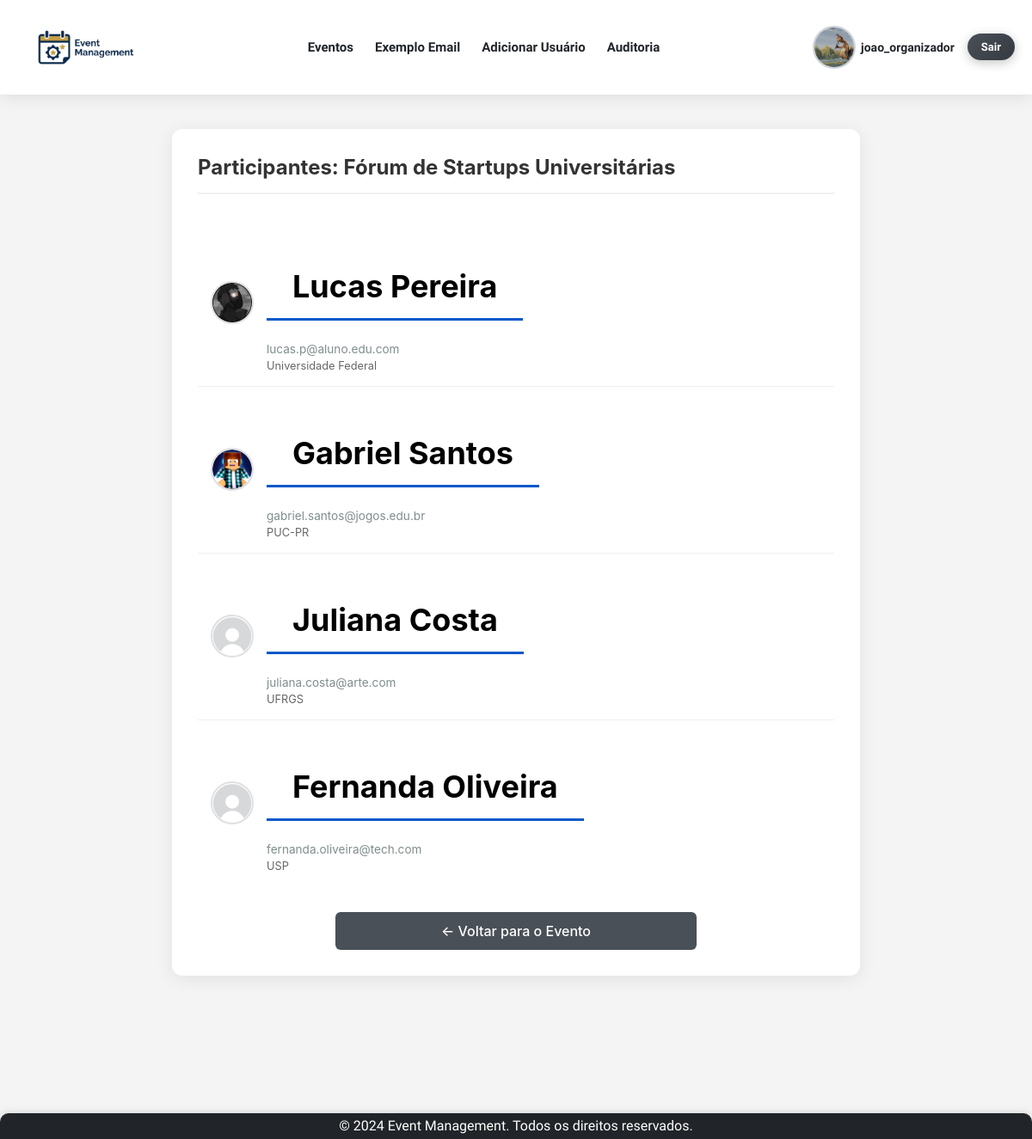
Before: /evento/13/participantes/ (signed in) with the older database file.
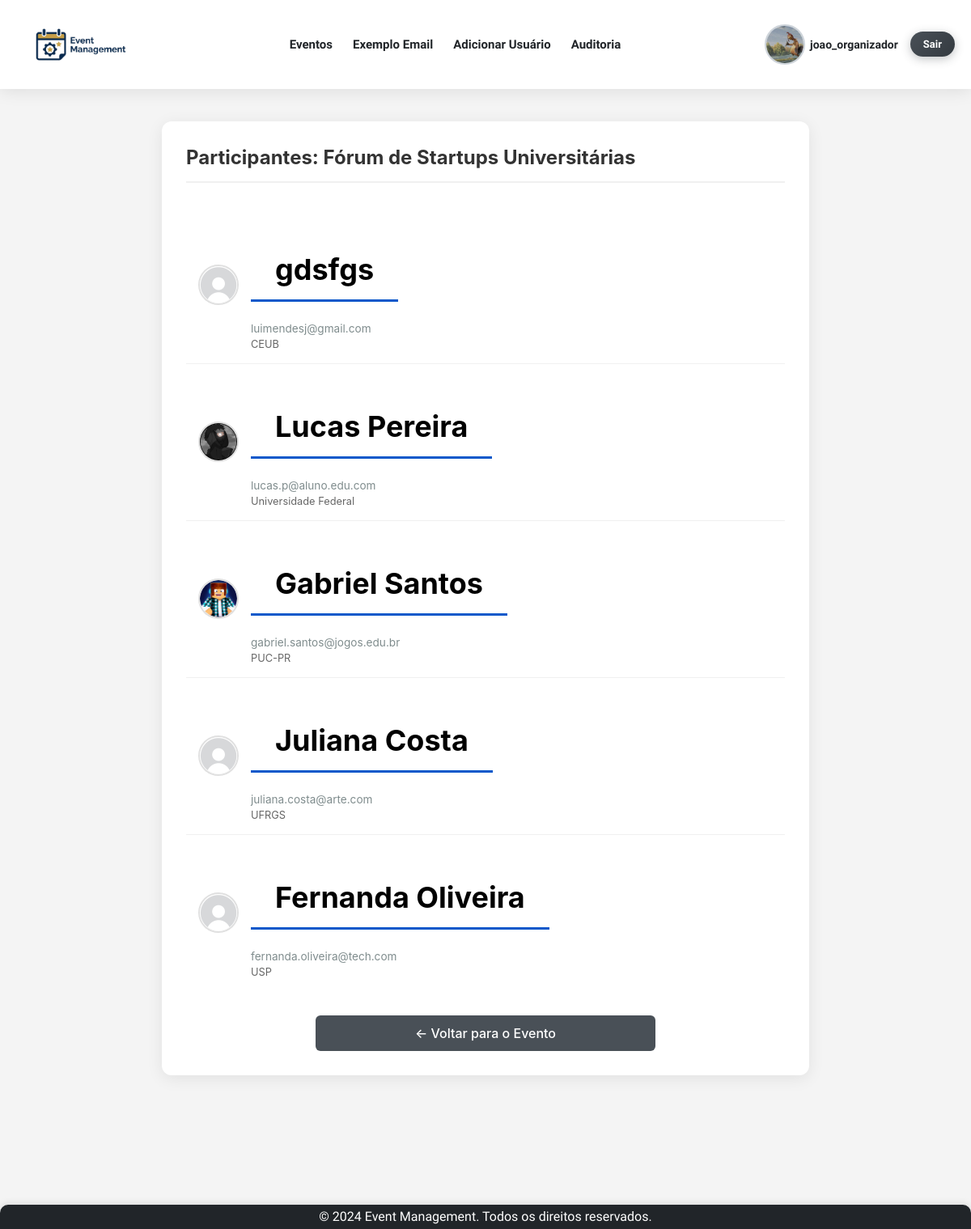
After: the same page with the newer database file.
### app/models.py (models this page shows, shortened)
class UserRegister(AbstractBaseUser):
    type_user_choices = [
        ('Estudante', 'Estudante'),
        ('Professor', 'Professor'),
        ('Organizador', 'Organizador'),
    ]
    username = models.CharField(max_length=150, unique=True)
    email = models.EmailField(unique=True)
    name = models.CharField(max_length=150)
    phone = models.CharField(max_length=20, blank=True, null=True)
    institution = models.CharField(max_length=150, blank=True, null=True)
    user_type = models.CharField(max_length=20, choices=type_user_choices, default ='Estudante', verbose_name="Tipo de Usuário")
    image = models.ImageField(upload_to='usuarios/', null=True, blank=True)
    USERNAME_FIELD = 'username' # Define 'username' como o campo usado para login.
    REQUIRED_FIELDS = ['email', 'name'] # Define os campos obrigatórios na criação de usuário (além de USERNAME_FIELD e password).
    objects = UserRegisterManager() # Associa o Manager customizado ao modelo.
    class Meta:
        db_table = 'user_register'
        ordering = ['username']
        verbose_name = 'Registro de Usuário'
        verbose_name_plural = 'Registros de Usuário'

### app/views.py (the view)
# urls.py: path('evento/<int:pk>/participantes/', views.event_participants, name='event_participants'),
@login_required
def event_participants(request, pk):
    event = get_object_or_404(Event, pk=pk)
    participants = event.participants.all()
    if request.user != event.creator and request.user not in participants:
        return HttpResponseForbidden("Você não tem permissão para ver esta lista.")
    context = {
        'event': event,
        'participants': participants
    }
    return render(request, 'event/event_participants.html', context)

### app/templates/event/event_participants.html
{% extends 'base.html' %}
{% load static %}
{% block content %}
<div class="participants-container">
    <div class="participants-header">
        <h2>Participantes: {{ event.title }}</h2>
    </div>
    <ul class="participants-list">
        {% for participant in participants %}
            <li class="participant-item">
                <div class="participant-avatar">
                    {% if participant.image %}
                        <img src="{{ participant.image.url }}" alt="Avatar de {{ participant.username }}">
                    {% else %}
                        <img src="{% static 'img/default-avatar.jpg' %}" alt="Avatar padrão">
                    {% endif %}
                </div>
                <div class="participant-info">
                    <span class="participant-name">
                        {{ participant.name }} </span>
                    <span class="participant-email">{{ participant.email }}</span>
                    <span style="font-size: 0.8em; color: #666;">{{ participant.institution }}</span>
                </div>
            </li>
        {% empty %}
            <li class="participant-item">
                <p>Nenhum participante inscrito ainda.</p>
            </li>
        {% endfor %}
    </ul>
    <div class="btn-back-container">
        <a href="{% url 'event_detail' pk=event.pk %}" class="back-link">
            ← Voltar para o Evento
        </a>
    </div>
</div>
{% endblock %}

Changed rows visible on the page:
added UserRegister: name "gdsfgs", email "luimendesj@gmail.com", institution "CEUB"
